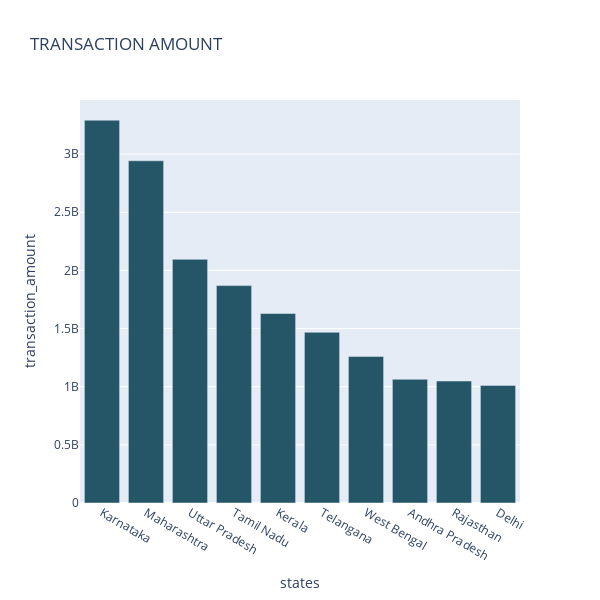
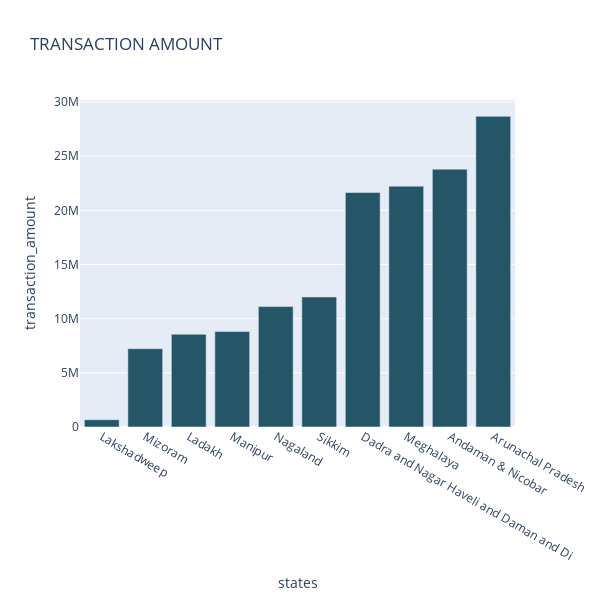
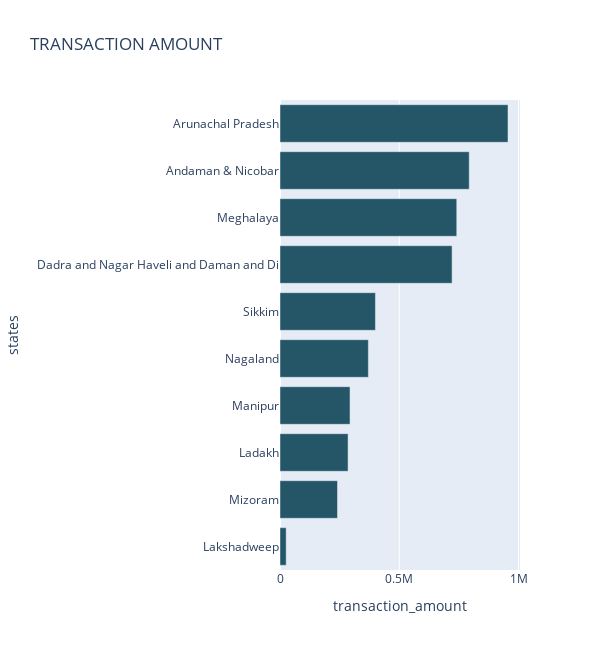

Here is the notebook cell these charts were saved with, in order:
### Markdown cell above
## Sql queries

### Code cell
#sql_connection

def top_chart_transation_amount(table_name):
        mydb = psycopg2.connect(host = "localhost",
                                user = "postgres",
                                password = "rootroot",
                                database = "Phonepe_db",
                                port = "5432"
                                )
        cursor = mydb.cursor()

        query1=f'''-- top 10
                SELECT states, sum(transaction_amount) AS transaction_amount
                FROM {table_name}
                GROUP BY states
                ORDER BY transaction_amount DESC
                LIMIT 10;'''
        cursor.execute(query1)
        table=cursor.fetchall()
        mydb.commit()

        #plot1
        df=pd.DataFrame(table,columns=("states","transaction_amount"))

        fig_amount=px.bar(df,x="states",y="transaction_amount",
                        title="TRANSACTION AMOUNT",color_discrete_sequence=px.colors.sequential.Aggrnyl,height=600,width=600
                        ,hover_name="states")
        fig_amount.show()

        query2=f'''-- top 10
                SELECT states, sum(transaction_amount) AS transaction_amount
                FROM {table_name}
                GROUP BY states
                ORDER BY transaction_amount
                LIMIT 10;'''
        cursor.execute(query2)
        table1=cursor.fetchall()
        mydb.commit()

        #plot2
        df1=pd.DataFrame(table1,columns=("states","transaction_amount"))

        fig_amount1=px.bar(df1,x="states",y="transaction_amount",
                        title="TRANSACTION AMOUNT",color_discrete_sequence=px.colors.sequential.Aggrnyl,height=600,width=600
                        ,hover_name="states")
        fig_amount1.show()

        query3=f'''-- average
                SELECT states, avg(transaction_amount) AS transaction_amount
                FROM {table_name}
                GROUP BY states
                ORDER BY transaction_amount
                LIMIT 10;'''
        cursor.execute(query3)
        table2=cursor.fetchall()
        mydb.commit()

        #plot3
        df2=pd.DataFrame(table2,columns=("states","transaction_amount"))

        fig_amount2=px.bar(df2,y="states",x="transaction_amount",
                        title="TRANSACTION AMOUNT",color_discrete_sequence=
                        px.colors.sequential.Aggrnyl,height=650,width=600
                        ,hover_name="states",orientation="h")
        fig_amount2.show()

### Figure 1 — Plotly figure (JSON) as saved in the notebook; plotly's stock layout.template omitted (floating-point values rounded to 4 significant figures)
{"data": [{"alignmentgroup": "True", "hovertemplate": "<b>%{hovertext}</b><br><br>states=%{x}<br>transaction_amount=%{y}<extra></extra>", "hovertext": ["Karnataka", "Maharashtra", "Uttar Pradesh", "Tamil Nadu", "Kerala", "Telangana", "West Bengal", "Andhra Pradesh", "Rajasthan", "Delhi"], "legendgroup": "", "marker": {"color": "rgb(36, 86, 104)", "pattern": {"shape": ""}}, "name": "", "offsetgroup": "", "orientation": "v", "showlegend": false, "textposition": "auto", "type": "bar", "x": ["Karnataka", "Maharashtra", "Uttar Pradesh", "Tamil Nadu", "Kerala", "Telangana", "West Bengal", "Andhra Pradesh", "Rajasthan", "Delhi"], "xaxis": "x", "y": [3291772136, 2942390876, 2095052220, 1869292356, 1629339070, 1467887578, 1259888308, 1063533578, 1048928014, 1011113074], "yaxis": "y"}], "layout": {"barmode": "relative", "height": 600, "legend": {"tracegroupgap": 0}, "title": {"text": "TRANSACTION AMOUNT"}, "width": 600, "xaxis": {"anchor": "y", "domain": [0, 1], "title": {"text": "states"}}, "yaxis": {"anchor": "x", "domain": [0, 1], "title": {"text": "transaction_amount"}}}}

### Figure 2 — Plotly figure (JSON) as saved in the notebook; plotly's stock layout.template omitted (floating-point values rounded to 4 significant figures)
{"data": [{"alignmentgroup": "True", "hovertemplate": "<b>%{hovertext}</b><br><br>states=%{x}<br>transaction_amount=%{y}<extra></extra>", "hovertext": ["Lakshadweep", "Mizoram", "Ladakh", "Manipur", "Nagaland", "Sikkim", "Dadra and Nagar Haveli and Daman and Di", "Meghalaya", "Andaman & Nicobar", "Arunachal Pradesh"], "legendgroup": "", "marker": {"color": "rgb(36, 86, 104)", "pattern": {"shape": ""}}, "name": "", "offsetgroup": "", "orientation": "v", "showlegend": false, "textposition": "auto", "type": "bar", "x": ["Lakshadweep", "Mizoram", "Ladakh", "Manipur", "Nagaland", "Sikkim", "Dadra and Nagar Haveli and Daman and Di", "Meghalaya", "Andaman & Nicobar", "Arunachal Pradesh"], "xaxis": "x", "y": [673236, 7232022, 8561156, 8807878, 11113370, 12003140, 21642496, 22229428, 23796724, 28674366], "yaxis": "y"}], "layout": {"barmode": "relative", "height": 600, "legend": {"tracegroupgap": 0}, "title": {"text": "TRANSACTION AMOUNT"}, "width": 600, "xaxis": {"anchor": "y", "domain": [0, 1], "title": {"text": "states"}}, "yaxis": {"anchor": "x", "domain": [0, 1], "title": {"text": "transaction_amount"}}}}

### Figure 3 — Plotly figure (JSON) as saved in the notebook; plotly's stock layout.template omitted (floating-point values rounded to 4 significant figures)
{"data": [{"alignmentgroup": "True", "hovertemplate": "<b>%{hovertext}</b><br><br>transaction_amount=%{x}<br>states=%{y}<extra></extra>", "hovertext": ["Lakshadweep", "Mizoram", "Ladakh", "Manipur", "Nagaland", "Sikkim", "Dadra and Nagar Haveli and Daman and Di", "Meghalaya", "Andaman & Nicobar", "Arunachal Pradesh"], "legendgroup": "", "marker": {"color": "rgb(36, 86, 104)", "pattern": {"shape": ""}}, "name": "", "offsetgroup": "", "orientation": "h", "showlegend": false, "textposition": "auto", "type": "bar", "x": [25890.0, 241100.0, 285400.0, 293600.0, 370400.0, 400100.0, 721400.0, 741000.0, 793200.0, 955800.0], "xaxis": "x", "y": ["Lakshadweep", "Mizoram", "Ladakh", "Manipur", "Nagaland", "Sikkim", "Dadra and Nagar Haveli and Daman and Di", "Meghalaya", "Andaman & Nicobar", "Arunachal Pradesh"], "yaxis": "y"}], "layout": {"barmode": "relative", "height": 650, "legend": {"tracegroupgap": 0}, "title": {"text": "TRANSACTION AMOUNT"}, "width": 600, "xaxis": {"anchor": "y", "domain": [0, 1], "title": {"text": "transaction_amount"}}, "yaxis": {"anchor": "x", "domain": [0, 1], "title": {"text": "states"}}}}
